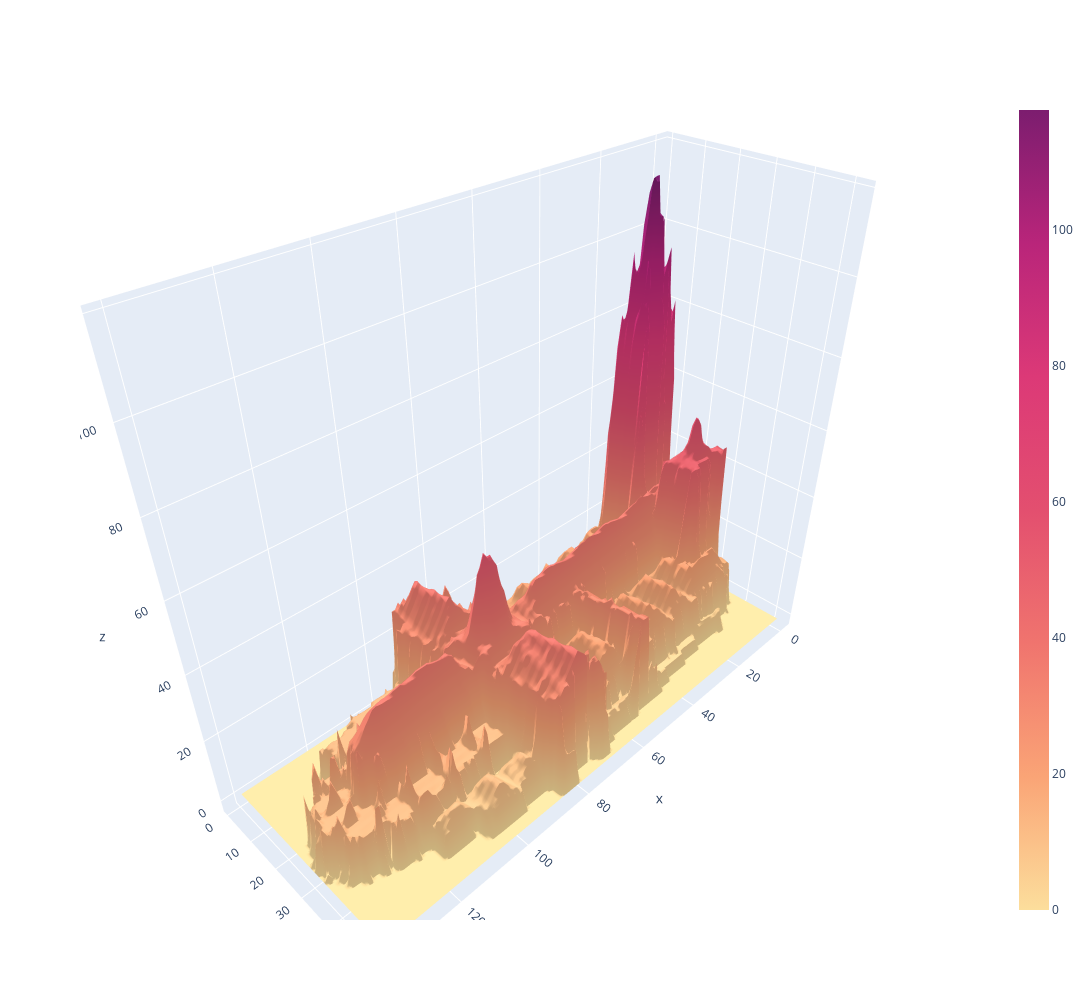

The cell this chart's notebook holds for it:
### Code cell
# using plotly
import plotly.graph_objects as go

fig = go.Figure(data=go.Surface(z=out_img_chm, colorscale = 'sunsetdark'))
fig.update_layout(autosize=False,
                  width=1200, height=1000)
fig.show()

### Figure 1 — Plotly figure (JSON) as saved in the notebook; plotly's stock layout.template omitted (floating-point values rounded to 4 significant figures; data arrays with more than 128 entries replaced by an {"elided": "..."} marker saying what was removed)
{"data": [{"colorscale": [[0, "rgb(252, 222, 156)"], [0.1667, "rgb(250, 164, 118)"], [0.3333, "rgb(240, 116, 110)"], [0.5, "rgb(227, 79, 111)"], [0.6667, "rgb(220, 57, 119)"], [0.8333, "rgb(185, 37, 122)"], [1, "rgb(124, 29, 111)"]], "type": "surface", "z": {"elided": "54x140 float values"}}], "layout": {"autosize": false, "height": 1000, "width": 1200}}
